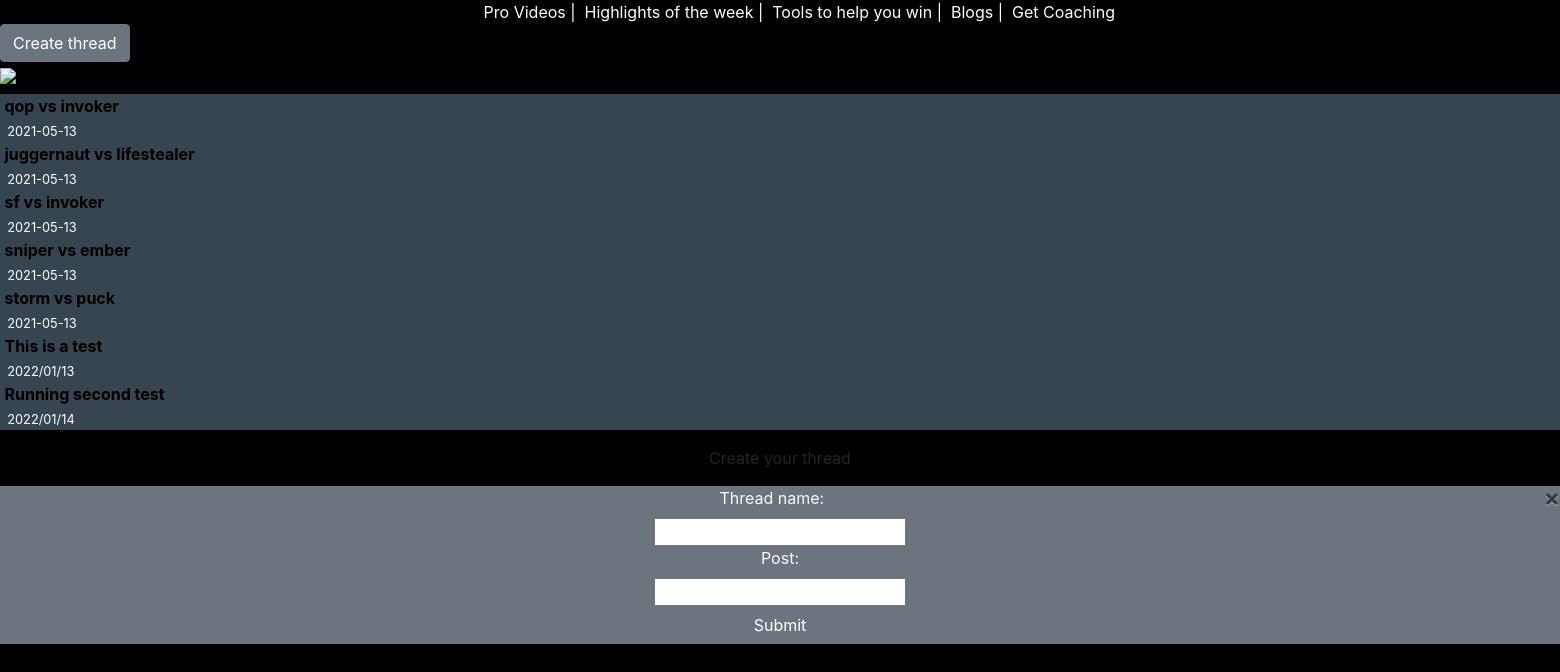
The app's page /matchup.php with its own data.
### tables this page shows
CREATE TABLE `thread` (
  `id` int(11) NOT NULL,
  `topic` varchar(50) NOT NULL,
  `thread_name` varchar(30) NOT NULL,
  `date` varchar(30) NOT NULL,
  `thread_creator` varchar(30) NOT NULL
);

### functions.php (called while the page is built, shortened)
<?php
require ('Database/DBController.php');
require ('Database/thread.php');
$db = new DBController();
$Thread = new thread($db);
?>

### Database/thread.php (called while the page is built, shortened)
<?php
class thread
{
    public function __construct(DBController $db)
    {
        $this->db = $db;
    }
    public function getthreadsMatchup($table='thread'){
        $result = $this->db->con->query("SELECT * FROM {$table} WHERE thread_name='Matchups'");
        $resultArray = array();
        while ($section = mysqli_fetch_array($result, MYSQLI_ASSOC)){
            $resultArray[] = $section;
        }
        return $resultArray;
    }
}
?>

### Database/DBController.php (called while the page is built, shortened)
<?php
  class DBController
  {
      protected $host = 'localhost:3308';
      protected $user = 'root';
      protected $password = '';
      protected $database = "dota_forum";
      public function __construct()
      {
          $this->con = mysqli_connect($this->host, $this->user, $this->password, $this->database);
      }
  }
  ?>

### matchup.php (the view, shortened to what this page needs)
<?php
require ('functions.php');
function removepadding($string)
{
if ($string)
{
    $padding = array('_');
    $replace =  array(' ');
    $newstring = str_ireplace($padding, $replace, $string);
    return $newstring;
 }
}
?>
<!DOCTYPE html>
<html language="en">
<head>
  <link href="./forum.css" rel="stylesheet" type="text/css">
  <link rel="stylesheet" href="https://cdn.jsdelivr.net/npm/bootstrap@4.5.3/dist/css/bootstrap.min.css">
</head>
<body style="background-color:black;">
  <header class="header-pos">
      <a class="header-colors" href="#">Pro Videos |</a>&nbsp;
      <a class="header-colors" href="#">Highlights of the week |</a>&nbsp;
      <a class="header-colors" href="#">Tools to help you win |</a>&nbsp;
      <a class="header-colors" href="#">Blogs |</a>&nbsp;
      <a class="header-colors" href="#">Get Coaching</a>
  </header>
  <div class="m-container">
    <button id="spawnbutton" class="btn btn-secondary">Create thread</button>
  </div>
  <img src="images/dota-2-russia.png" class="head-logo"/>
  <div class="t-lister">
    <ul class="thread-lister" style="list-style-type:none;">
    <?php foreach($Thread->getthreadsMatchup('thread') as $section){?>
    <a href="comments.php?topic=<?php echo $section['topic']?>">
      <li class="thread-lister-dark">
        <strong><?php echo removepadding($section['topic'])?></strong>
      </li>
    </a>
      <small class="text-white">
        &nbsp;&nbsp;<?php echo $section['date']?>
      </small>
      <?php }?>
    </ul>
  </div>
  <div id="mythreadmodal" class="thread-modal">
    <div class="thread-modal-header text-center">
      <p class="thread-header-text">
        Create your thread
      </p>
    </div>
    <div class="thread-modal-content">
    <span class="close">&times;</span>
    <form method="post" class="bg-secondary text-center">
      <label for="threadname" class="text-light">Thread name:</label><br>
      <input type="text" id="threadname" name="threadname"><br>
      <label for="threadname" class="text-light">Post:</label><br>
      <input type="text" id="post" name="post"><br>
      <button type="submit" name="submit" class="btn btn-secondary">Submit</button>
    </form>
    </div>
  </div>
</body>
</html>

### forum.css (style rules this page uses)
* { margin: 0; padding: 0; }
html, body { position: relative; width: 100%; }
.header-colors { color: white; text-decoration: none; outline: none; border: 0; }
.header-pos { position:relative; left:31%; }
.t-lister { margin-top: .5em; width: 100%; position: relative; }
.thread-lister { position: relative; background-color: #36454F; }
.thread-lister-dark { width: 80%; position: relative; left: .28em; color:black; }

### records on screen
thread: topic "qop vs invoker", date "2021-05-13"
thread: topic "juggernaut vs lifestealer", date "2021-05-13"
thread: topic "sf vs invoker", date "2021-05-13"
thread: topic "sniper vs ember", date "2021-05-13"
thread: topic "storm vs puck", date "2021-05-13"
thread: topic "This is a test", date "2022/01/13"
thread: topic "Running second test", date "2022/01/14"
